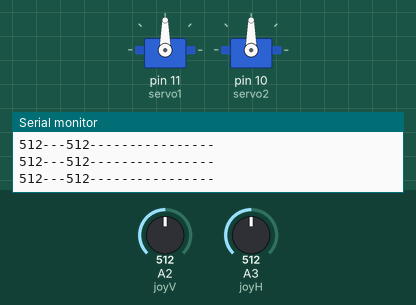
Recording of a sketch running on a simulated Arduino Uno, built with avr-gcc and run on an emulated ATmega328P. Parts: 2 × servo, the last lines printed to the serial monitor. Inputs (shaded band) come from the test bench; at power-on: A2 (joyV) = 512, A3 (joyH) = 512.

Above: at 1.2 s.
1.3 s: A2 (joyV) set to 716
At 2.6 s:
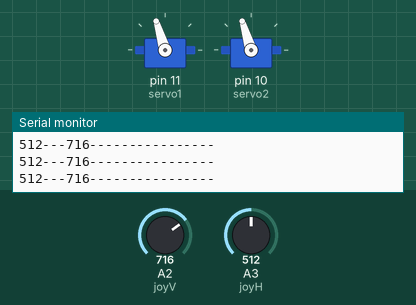
2.9 s: A3 (joyH) set to 716
At 4.2 s:
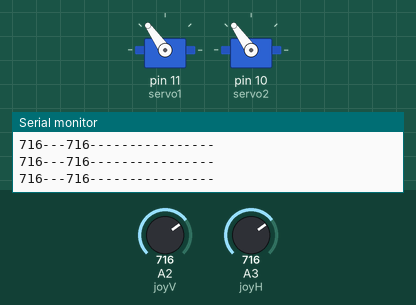
4.5 s: A2 (joyV) set to 900
At 5.2 s:
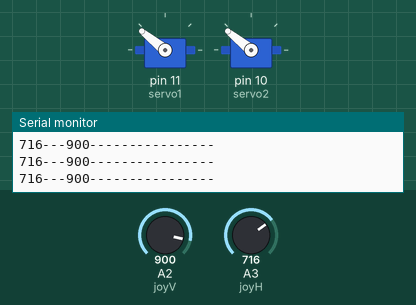
6.1 s: A3 (joyH) set to 1023
At 6.8 s:
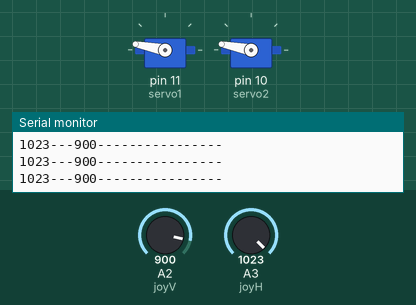
7.7 s: A2 (joyV) set to 1023
At 9.0 s:
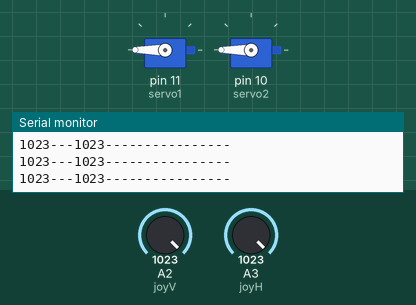
9.3 s: A2 (joyV) set to 511
At 10.3 s:
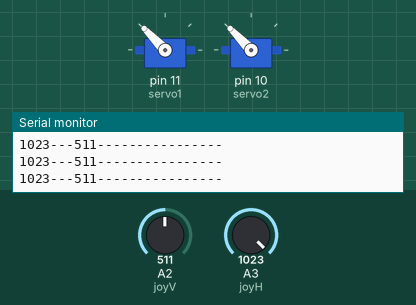
Timing chart, 0 to 11.9 s (numbered marks = the images above; inputs shaded):
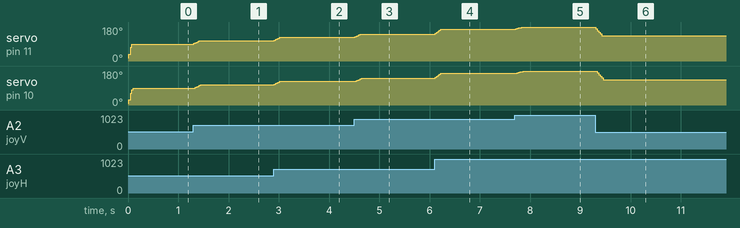

The sketch:

joystickservosmooth.ino
```cpp
#include <Arduino.h>

//source http://www.instructables.com/id/Arduino-2-Servos-Thumbstick-joystick/?ALLSTEPS

#include <Servo.h>

const int servo1 = 11;       // first servo
const int servo2 = 10;       // second servo
const int joyH = 3;        // L/R Parallax Thumbstick
const int joyV = 2;        // U/D Parallax Thumbstick

int servoVal1;
int servoVal2;// variable to read the value from the analog pin

Servo myservo1;  // create servo object to control a servo
Servo myservo2;  // create servo object to control a servo

const int numReadings = 10;

int readings[numReadings];      // the readings from the analog input
int index = 0;                  // the index of the current reading
int total = 0;                  // the running total
int average = 0;                // the average

void setup() {

  // Servo
  myservo1.attach(servo1);  // attaches the servo
  myservo2.attach(servo2);  // attaches the servo

  // Inizialize Serial
  Serial.begin(9600);
    for (int thisReading = 0; thisReading < numReadings; thisReading++)
    readings[thisReading] = 0;
}


void loop(){

    // Display Joystick values using the serial monitor
    outputJoystick();

    // Read the horizontal joystick value  (value between 0 and 1023)
    servoVal2 = analogRead(joyH);
    servoVal2 = map(servoVal2, 0, 1023, 0, 180);     // scale it to use it with the servo (result  between 0 and 180)
    myservo2.write(averag(servoVal2));                         // sets the servo position according to the scaled value

    // Read the horizontal joystick value  (value between 0 and 1023)
    servoVal1 = analogRead(joyV);
    servoVal1 = map(servoVal1, 0, 1023, 0, 180);     // scale it to use it with the servo (result between 70 and 180)

    myservo1.write(averag(servoVal1));                           // sets the servo position according to the scaled value

    delay(15);                                       // waits for the servo to get there

}


/**
* Display joystick values
*/
void outputJoystick(){

    Serial.print(analogRead(joyH));
    Serial.print ("---");
    Serial.print(analogRead(joyV));
    Serial.println ("----------------");
}

int averag(int servoVal){
    // subtract the last reading:
  total= total - readings[index];
  // read from the sensor:
  readings[index] = servoVal;
  // add the reading to the total:
  total= total + readings[index];
  // advance to the next position in the array:
  index = index + 1;

  // if we're at the end of the array...
  if (index >= numReadings)
    // ...wrap around to the beginning:
    index = 0;

  // calculate the average:
  average = total / numReadings;
  // send it to the computer as ASCII digits
  return average;   }
```

Measured:
- after the input at 1.3 s, servo on pin 11 (servo1), servo on pin 10 (servo2): 90° → 107° at once
- after the input at 2.9 s, servo on pin 11 (servo1), servo on pin 10 (servo2): 107° → 125° at once
- after the input at 4.5 s, servo on pin 11 (servo1), servo on pin 10 (servo2): 125° → 141° at once
- after the input at 6.1 s, servo on pin 11 (servo1), servo on pin 10 (servo2): 141° → 169° at once
- after the input at 7.7 s, servo on pin 11 (servo1), servo on pin 10 (servo2): 169° → 180° at once
- after the input at 9.3 s, servo on pin 11 (servo1), servo on pin 10 (servo2): 180° → 134° at once
